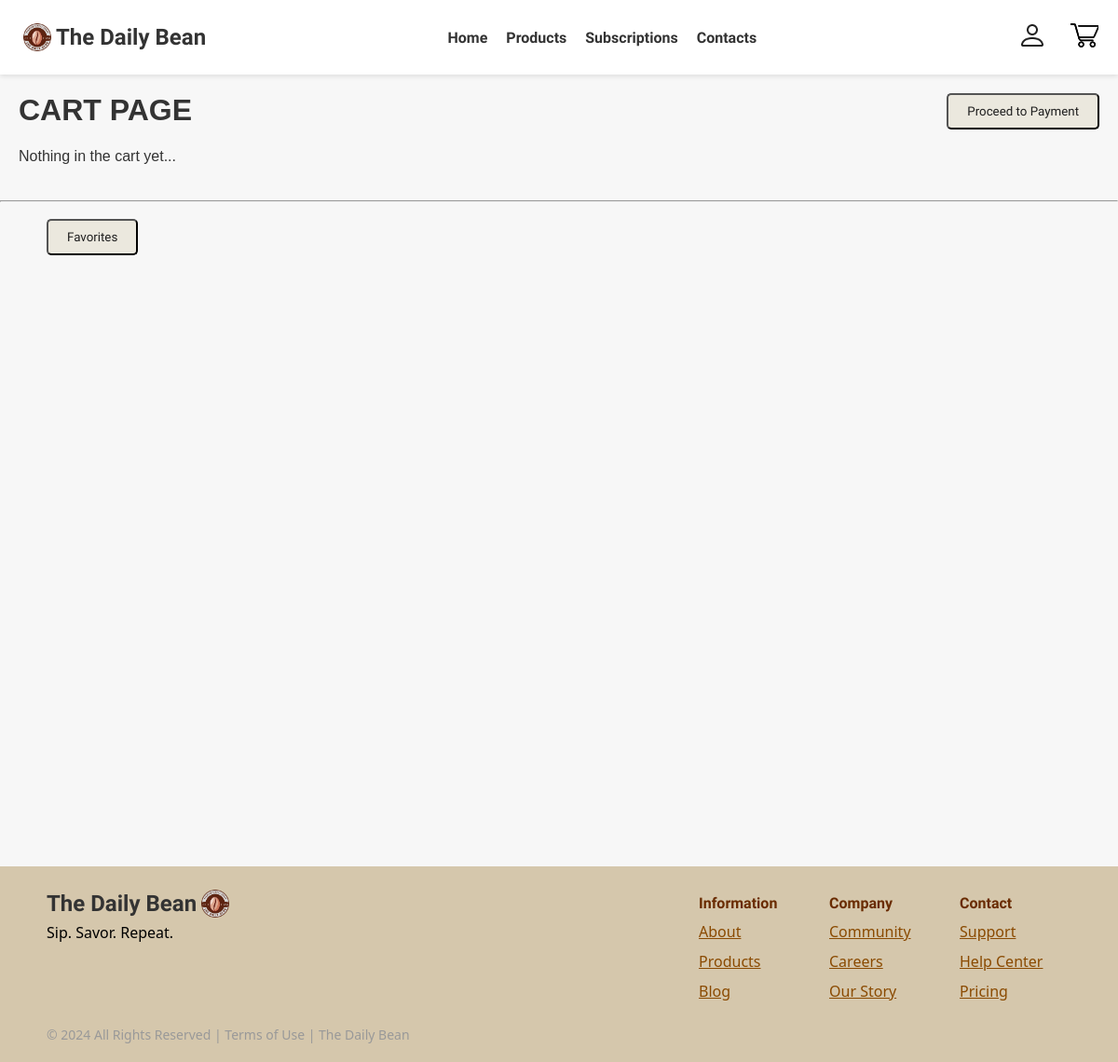
The app's page /cart/ (signed in), older data.
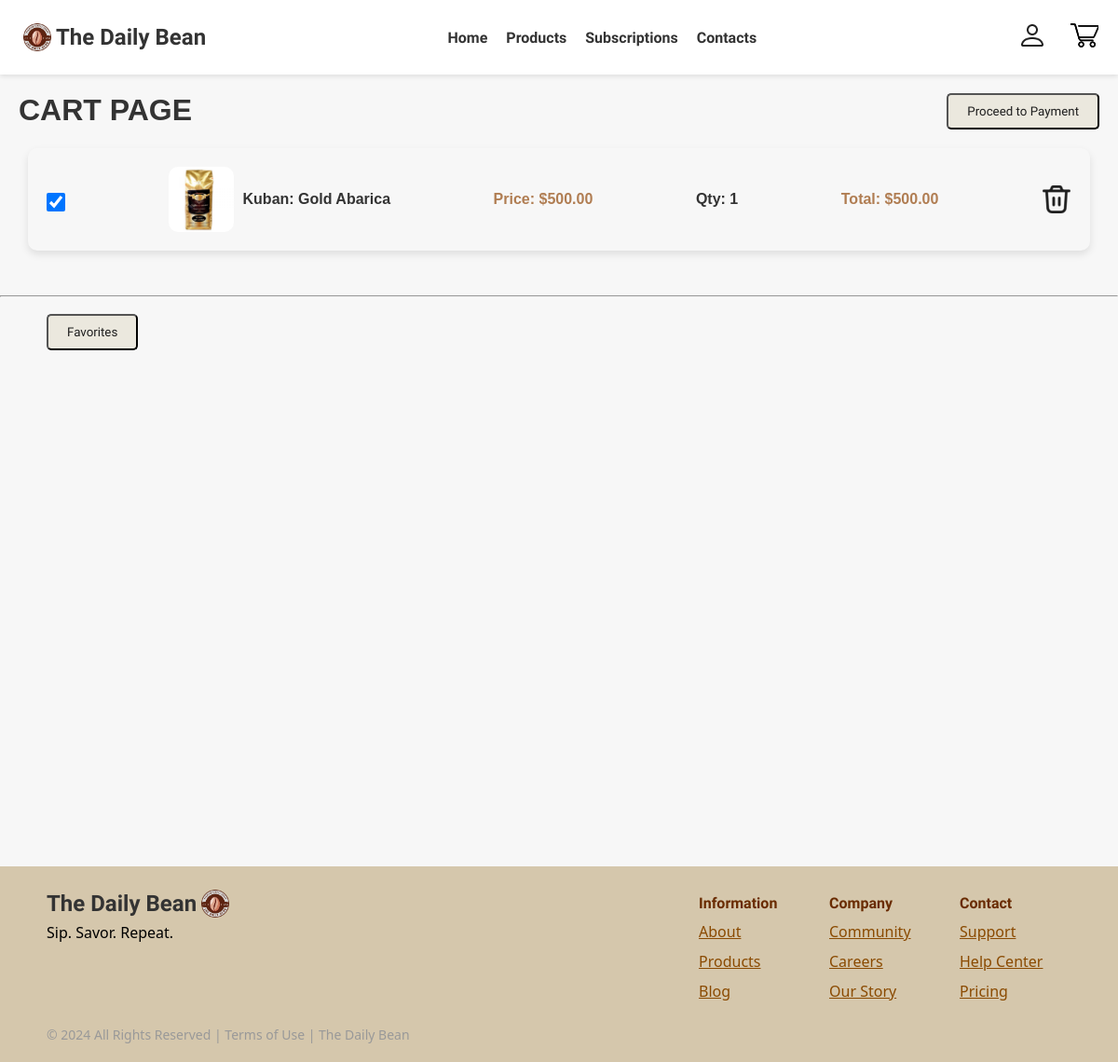
The same page, newer data.
### payment/models.py (models this page shows, shortened)
class Order(models.Model):
    product = models.ForeignKey(Product, on_delete=models.CASCADE)
    user = models.ForeignKey(User, on_delete=models.CASCADE)
    total = models.DecimalField(max_digits=7, decimal_places=2)
    product_amount = models.PositiveSmallIntegerField()
    date_paid = models.DateTimeField(null=True, blank=True)

### home/models.py (models this page shows, shortened)
class Product(models.Model):
    product_name = models.CharField(max_length=255, null=False)
    product_description = models.TextField(null=False)
    product_ingredients = models.TextField(null=False)
    product_shelflife = models.CharField(max_length=255, null=False)
    product_image = models.ImageField(upload_to='products/', null=False)
    rating = models.FloatField()
    stock = models.IntegerField(null=False, default=0)
    is_available = models.BooleanField(default=False)
    price = models.DecimalField(max_digits=5, decimal_places=2, null=False, default=0)
    created_at = models.DateTimeField(auto_now_add=True)

### cartlist/views.py (the view)
# urls.py: path('', views.view_cart, name='cartpage'),
def view_cart(request):
    context = {
        'is_authenticated': request.user.is_authenticated,
        'is_admin': request.user.is_staff,
    }
    if(request.user.is_authenticated):
        orders = Order.objects.filter(user=request.user, date_paid__isnull=True).select_related('product')
        context['orders'] = orders
    return render(request, 'cart.html', context)

### templates/cart.html (shortened to what this page needs)
{% extends "_base.html" %}
{% load static %}
{% block content %}
    <link rel="stylesheet" href="{% static 'css/styles.css' %}">
    <div class="cart-page">
        <form action="{% url 'payment' %}" method="POST">
            <div style="margin: 20px; display: flex; justify-content: space-between;">
                <h1>CART PAGE</h1>
                {% if is_authenticated %}
                    <button class="btn">Proceed to Payment</button>
                {% endif %}
            </div>
            <div>
                <div class="order-list">
                    {% for order in orders %}
                        {% if order.product.is_available %}
                            <div class="order-item">
                                <input type="checkbox" value="{{ order.id }}" name="checkout-box" style="width: 20px; height: 20px; align-self: center;" checked>
                                <div style="align-self: center; display: flex;">
                                    <img class="order-img" src="{{ order.product.product_image.url }}" alt="{{ order.product.product_name }}">
                                    <h4 style="align-self: center; margin-left: 10px;">{{ order.product.product_name }}</h4>
                                </div>
                                <p class="product-price" style="align-self: center;">Price: ${{ order.product.price }}</p>
                                <h4 style="align-self: center;">Qty: {{ order.product_amount }}</h4>
                                <p class="product-price" style="align-self: center;">Total: ${{ order.total }}</p>
                                <img style="align-self: center;" src="{% static 'images/trash-icon.png' %}" data-order-id="{{ order.id }}" onclick="deleteOrder(this.dataset.orderId)">
                            </div>
                        {% endif %}
                    {% empty %}
                            {% if is_authenticated %}
                                <p>Nothing in the cart yet...</p>
                            {% else %}
                                <p>You must login to view your cart!</p>
                                <br>
                                <a href="{% url 'login' %}" class="btn">Log in</a></li>
                            {% endif %}
                    {% endfor %}
                </div>
            </div>
        </form>
        <br><hr><br>
        <a href="{% url 'user_favorites' %}" style="margin-left: 50px">
            <button id="btn" class="btn">Favorites</button>
        </a>
    </div>
{% endblock %}

Row changes from the older to the newer data that the page shows:
added Order: product.product_image (picture), product.product_name "Kuban: Gold Abarica", product.price "500.00", product_amount "1", total "500.00"
Text that changed along with them:
text no longer shown: "Nothing in the cart yet..."
